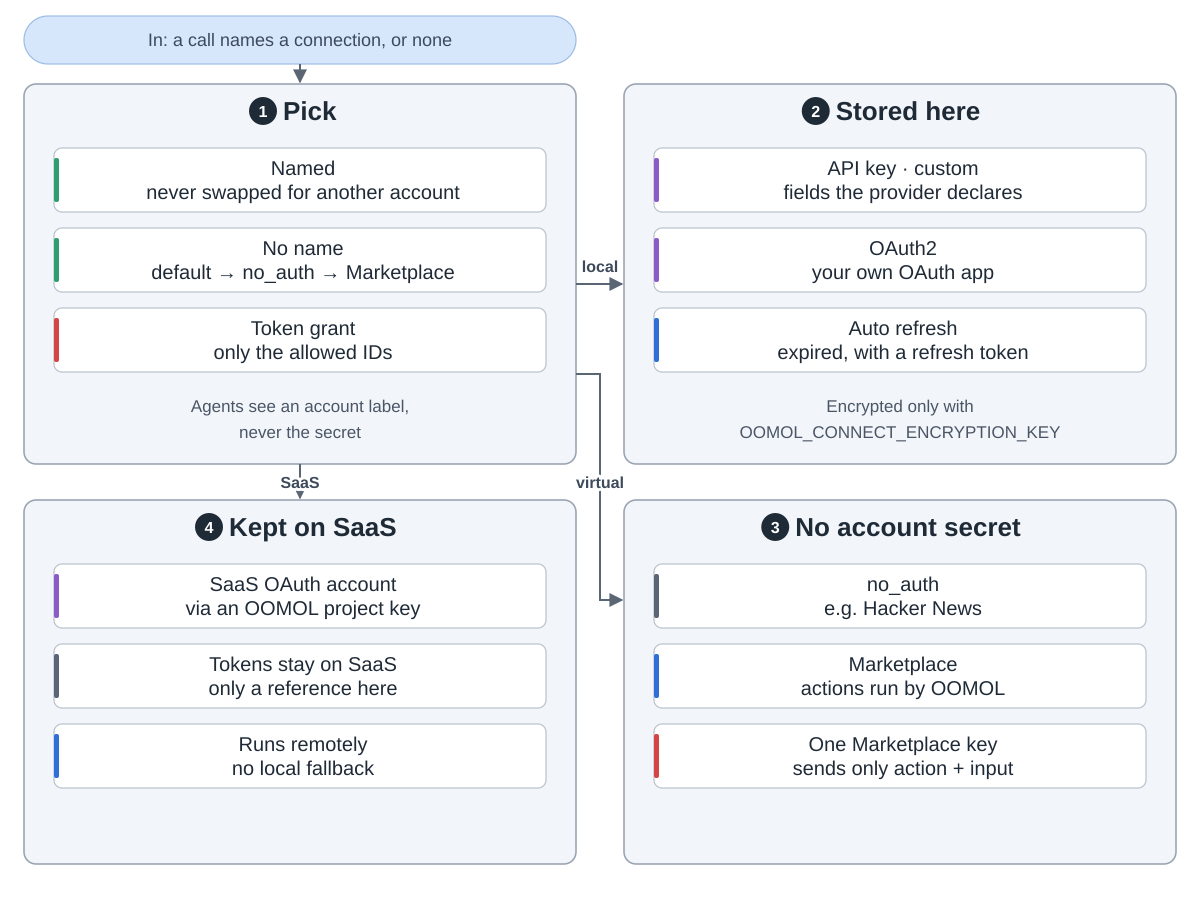

Generate this figure with Python:
"""Connections: which account a call acts as, and where its secret lives.
Drawn from oomol-lab/open-connector at commit 20c6c44 (docs/credentials.md, docs/marketplace.md,
docs/saas-oauth.md, src/connection-service.ts resolveForExecution).
Run: python3 connections.py"""
import sys
from pathlib import Path

sys.path.insert(0, str(Path(__file__).resolve().parents[2] / "tools"))
from archdiagram import Diagram, L, R, GW, T1, H1, T2, H2  # noqa: E402

d = Diagram("Connections",
            "In: a call names a connection, or none. "
            "1 Pick: a named connection is never swapped for another account; with no name, the stored "
            "default comes first, then no_auth, then the Marketplace; a token can be limited to some connection IDs. "
            "2 Stored here: API key or custom fields that each provider declares, and OAuth2 through your own "
            "OAuth app, refreshed automatically when the access token has expired and the provider gave a refresh token. Secrets sit in the runtime "
            "database, encrypted only when OOMOL_CONNECT_ENCRYPTION_KEY is set. "
            "3 No account secret: no_auth providers such as Hacker News, and Marketplace actions run by OOMOL with "
            "one deployment Marketplace API key; only the action ID and input are sent. "
            "4 Kept on SaaS: an OAuth account authorised through an OOMOL SaaS project; its tokens stay on SaaS "
            "and its actions run there. Agents only ever see an account label, never a secret.")

d.pill(L, 16, GW, 48, "In: a call names a connection, or none")
d.arrow(f"M{L + GW / 2} 64V{T1 - 2}")

d.group(L, T1, GW, H1, "Pick", 1)
d.column(L, T1, [("Named|never swapped for another account", "plan"),
                 ("No name|default → no_auth → Marketplace", "plan"),
                 ("Token grant|only the allowed IDs", "review")])
d.notes(L, T1, H1, "Agents see an account label,", "never the secret")

d.group(R, T1, GW, H1, "Stored here", 2)
d.column(R, T1, [("API key · custom|fields the provider declares", "write"),
                 ("OAuth2|your own OAuth app", "write"),
                 ("Auto refresh|expired, with a refresh token", "coding")])
d.notes(R, T1, H1, "Encrypted only with", "OOMOL_CONNECT_ENCRYPTION_KEY")

d.group(R, T2, GW, H2, "No account secret", 3)
d.column(R, T2, [("no_auth|e.g. Hacker News", "data"),
                 ("Marketplace|actions run by OOMOL", "coding"),
                 ("One Marketplace key|sends only action + input", "review")])

d.group(L, T2, GW, H2, "Kept on SaaS", 4)
d.column(L, T2, [("SaaS OAuth account|via an OOMOL project key", "write"),
                 ("Tokens stay on SaaS|only a reference here", "data"),
                 ("Runs remotely|no local fallback", "coding")])

d.arrow(f"M{L + GW} {T1 + 200}H{R - 2}", label="local", at=(600, T1 + 188))
d.arrow(f"M{L + GW} {T1 + 290}H600V{T2 + 100}H{R - 2}", label="virtual", at=(600, T1 + H1 + 24))
d.arrow(f"M{L + GW / 2} {T1 + H1}V{T2 - 2}", label="SaaS", at=(L + GW / 2, T1 + H1 + 24))

d.save(Path(__file__).with_name("connections.svg"))
